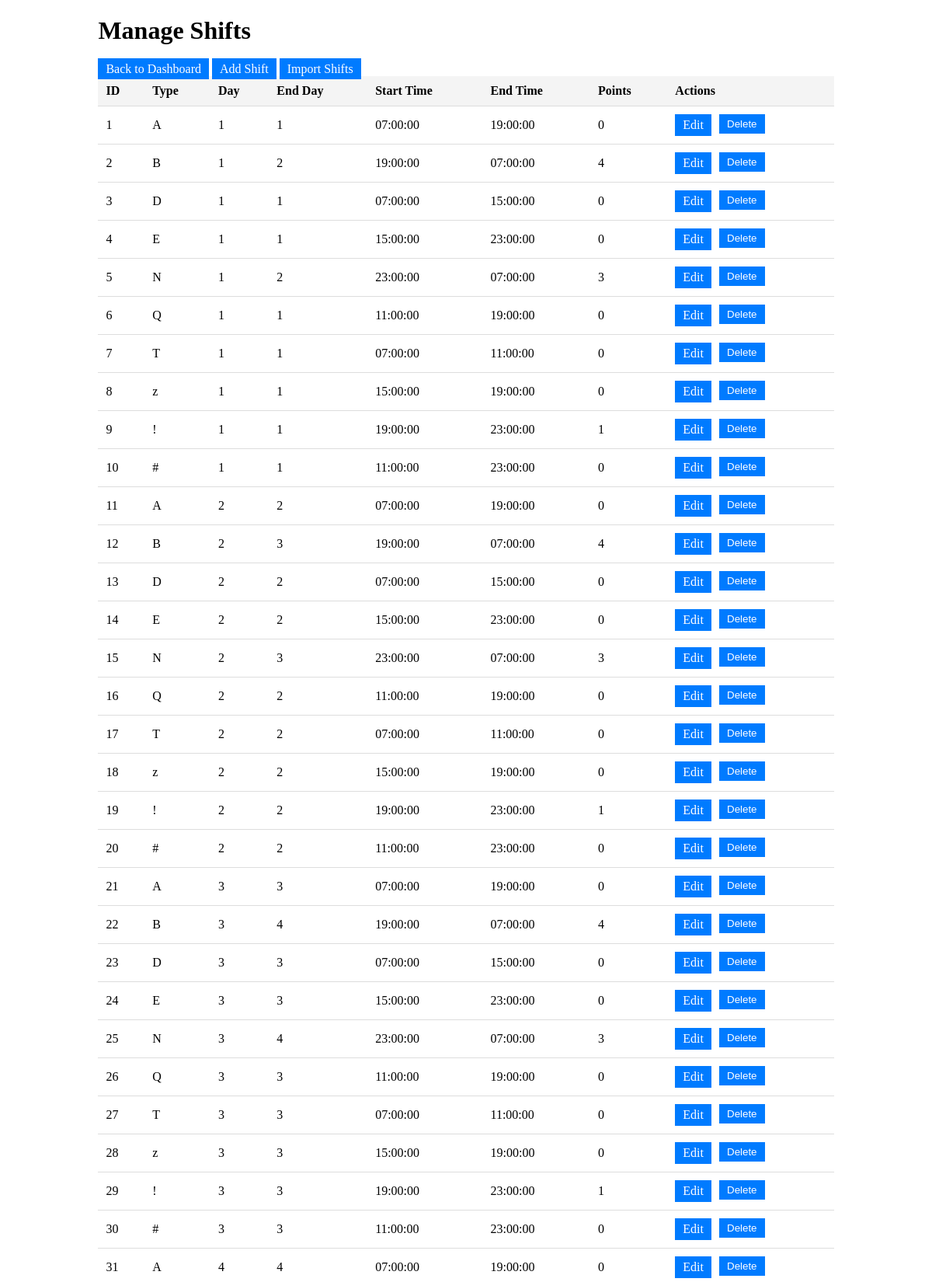
/admin/shifts (signed in, upper part), run on the app's committed database.
### models.py (models this page shows)
class Shift(db.Model):
    id = db.Column(db.Integer, primary_key=True, autoincrement=False)
    type = db.Column(db.String(50), nullable=False)  # e.g., "A"
    day = db.Column(db.Integer, nullable=False)  # 1 to 7 (Monday to Sunday)
    end_day = db.Column(db.Integer, nullable=False)
    start_time = db.Column(db.Time, nullable=False)  # e.g., 7:00 AM
    end_time = db.Column(db.Time, nullable=False)    # e.g., 7:00 PM
    points = db.Column(db.Integer, default=0)  # Points for taking this shift
    schedules = db.relationship('Schedule', backref='shift', lazy=True)

### routes.py (the view)
    @login_required
    def wrapper(*args, **kwargs):
        if current_user.role != 'admin':
            flash('Access denied: Admins only.')
            return redirect(url_for('main.index'))
        return func(*args, **kwargs)

### app.py (called while the page is built)
@login_manager.user_loader
def load_user(user_id):
    from models import Admin, Worker
    admin = db.session.get(Admin, int(user_id))  # Updated to Session.get
    if admin:
        return admin
    worker = db.session.get(Worker, int(user_id))  # Updated to Session.get
    if worker:
        return worker
    return None

### routes.py (called while the page is built)
def admin_required(func):
    @login_required
    def wrapper(*args, **kwargs):
        if current_user.role != 'admin':
            flash('Access denied: Admins only.')
            return redirect(url_for('main.index'))
        return func(*args, **kwargs)
    wrapper.__name__ = func.__name__
    return wrapper

@main.route('/admin/shifts')
@admin_required
def manage_shifts():
    shifts = Shift.query.all()
    return render_template('admin/shifts.html', shifts=shifts)

### templates/admin/shifts.html (shortened to what this page needs)
<!DOCTYPE html>
<html lang="en">
<head>
</head>
<body>
    <div class="container">
        <h1>Manage Shifts</h1>
        <a href="{{ url_for('main.admin_dashboard') }}">Back to Dashboard</a>
        <a href="{{ url_for('main.add_shift') }}">Add Shift</a>
        <a href="{{ url_for('main.import_shifts') }}">Import Shifts</a>
        <table>
            <thead>
                <tr>
                    <th>ID</th>
                    <th>Type</th>
                    <th>Day</th>
                    <th>End Day</th>
                    <th>Start Time</th>
                    <th>End Time</th>
                    <th>Points</th>
                    <th>Actions</th>
                </tr>
            </thead>
            <tbody>
                {% for shift in shifts %}
                <tr>
                    <td>{{ shift.id }}</td>
                    <td>{{ shift.type }}</td>
                    <td>{{ shift.day }}</td>
                    <td>{{ shift.end_day }}</td>
                    <td>{{ shift.start_time }}</td>
                    <td>{{ shift.end_time }}</td>
                    <td>{{ shift.points }}</td>
                    <td class="actions">
                        <a href="{{ url_for('main.edit_shift', id=shift.id) }}">Edit</a>
                        <form action="{{ url_for('main.delete_shift', id=shift.id) }}" method="post">
                            <button type="submit">Delete</button>
                        </form>
                    </td>
                </tr>
                {% endfor %}
            </tbody>
        </table>
    </div>
</body>
</html>

### templates/admin/shifts.html (style rules this page uses)
.container { width: 80%; margin: 20px auto; }
table { width: 100%; border-collapse: collapse; }
th, td { padding: 10px; text-align: left; border-bottom: 1px solid #ddd; }
th { background-color: #f4f4f4; }
.actions { display: flex; gap: 10px; }
a, button { padding: 5px 10px; background-color: #007bff; color: white; text-decoration: none; border: none; cursor: pointer; }

### data on the page
Shift: id "1", type "A", day "1", end_day "1", start_time "07:00:00", end_time "19:00:00", points "0"
Shift: id "2", type "B", day "1", end_day "2", start_time "19:00:00", end_time "07:00:00", points "4"
Shift: id "3", type "D", day "1", end_day "1", start_time "07:00:00", end_time "15:00:00", points "0"
Shift: id "4", type "E", day "1", end_day "1", start_time "15:00:00", end_time "23:00:00", points "0"
Shift: id "5", type "N", day "1", end_day "2", start_time "23:00:00", end_time "07:00:00", points "3"
Shift: id "6", type "Q", day "1", end_day "1", start_time "11:00:00", end_time "19:00:00", points "0"
Shift: id "7", type "T", day "1", end_day "1", start_time "07:00:00", end_time "11:00:00", points "0"
Shift: id "8", type "z", day "1", end_day "1", start_time "15:00:00", end_time "19:00:00", points "0"
Shift: id "9", type "!", day "1", end_day "1", start_time "19:00:00", end_time "23:00:00", points "1"
Shift: id "10", type "#", day "1", end_day "1", start_time "11:00:00", end_time "23:00:00", points "0"
Shift: id "11", type "A", day "2", end_day "2", start_time "07:00:00", end_time "19:00:00", points "0"
Shift: id "12", type "B", day "2", end_day "3", start_time "19:00:00", end_time "07:00:00", points "4"
Shift: id "13", type "D", day "2", end_day "2", start_time "07:00:00", end_time "15:00:00", points "0"
Shift: id "14", type "E", day "2", end_day "2", start_time "15:00:00", end_time "23:00:00", points "0"
Shift: id "15", type "N", day "2", end_day "3", start_time "23:00:00", end_time "07:00:00", points "3"
Shift: id "16", type "Q", day "2", end_day "2", start_time "11:00:00", end_time "19:00:00", points "0"
Shift: id "17", type "T", day "2", end_day "2", start_time "07:00:00", end_time "11:00:00", points "0"
Shift: id "18", type "z", day "2", end_day "2", start_time "15:00:00", end_time "19:00:00", points "0"
Shift: id "19", type "!", day "2", end_day "2", start_time "19:00:00", end_time "23:00:00", points "1"
Shift: id "20", type "#", day "2", end_day "2", start_time "11:00:00", end_time "23:00:00", points "0"
Shift: id "21", type "A", day "3", end_day "3", start_time "07:00:00", end_time "19:00:00", points "0"
Shift: id "22", type "B", day "3", end_day "4", start_time "19:00:00", end_time "07:00:00", points "4"
Shift: id "23", type "D", day "3", end_day "3", start_time "07:00:00", end_time "15:00:00", points "0"
Shift: id "24", type "E", day "3", end_day "3", start_time "15:00:00", end_time "23:00:00", points "0"
Shift: id "25", type "N", day "3", end_day "4", start_time "23:00:00", end_time "07:00:00", points "3"
Shift: id "26", type "Q", day "3", end_day "3", start_time "11:00:00", end_time "19:00:00", points "0"
Shift: id "27", type "T", day "3", end_day "3", start_time "07:00:00", end_time "11:00:00", points "0"
Shift: id "28", type "z", day "3", end_day "3", start_time "15:00:00", end_time "19:00:00", points "0"
Shift: id "29", type "!", day "3", end_day "3", start_time "19:00:00", end_time "23:00:00", points "1"
Shift: id "30", type "#", day "3", end_day "3", start_time "11:00:00", end_time "23:00:00", points "0"
Shift: id "31", type "A", day "4", end_day "4", start_time "07:00:00", end_time "19:00:00", points "0"
